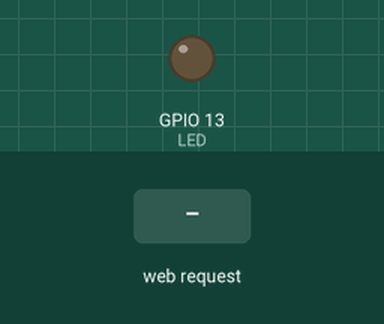
Recording of a program running on a simulated ESP8266 (NodeMCU). On the bench: output pins drawn as LEDs (lit = HIGH). The test bench sets the inputs (shaded band). WiFi joins after 1.5 s; servers stay silent unless stated; what the program prints to the serial monitor is not drawn.

Above: at 2.8 s.
2.9 s: HTTP request GET /RelayOn received
At 4.2 s:
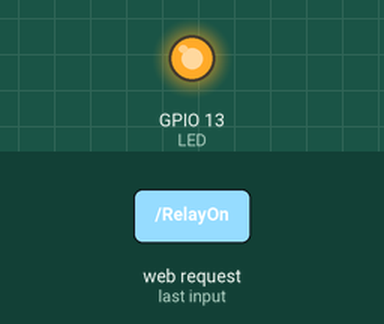
5.9 s: HTTP request GET /RelayOff received
At 6.4 s:
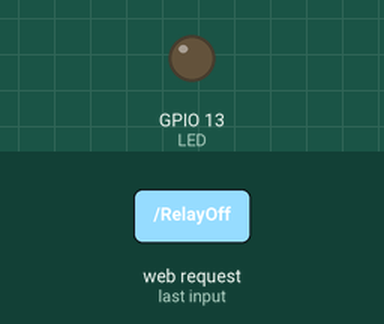
Timing chart, 0 to 8.9 s (numbered marks = the images above; inputs shaded):
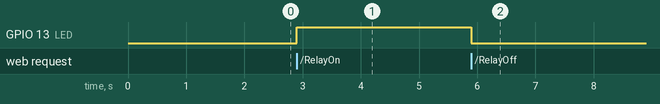

The program:

main.cpp
```cpp
#include <Arduino.h>

/*
 * ESP8266 NodeMCU LED Control over WiFi Demo
 *
 * https://circuits4you.com
 */
#include <ESP8266WiFi.h>
#include <WiFiClient.h>

//ESP Web Server Library to host a web page
#include <ESP8266WebServer.h>

//---------------------------------------------------------------
//Our HTML webpage contents in program memory
const char MAIN_page[] PROGMEM = R"=====(
<!DOCTYPE html>
<html>
<body>
<center>
<h1>WiFi LED on off demo: 1</h1><br>
Ciclk to turn <a href="ledOn" target="myIframe">LED ON</a><br>
Ciclk to turn <a href="ledOff" target="myIframe">LED OFF</a><br>
LED State:<iframe name="myIframe" width="100" height="25" frameBorder="0"><br>
<hr>
<a href="https://circuits4you.com">circuits4you.com</a>
</center>

</body>
</html>
)=====";
//---------------------------------------------------------------
//On board LED Connected to GPIO2
#define LED 13 // 2

//SSID and Password of your WiFi router
const char* ssid = "ssid";
const char* password = "password";

//Declare a global object variable from the ESP8266WebServer class.
ESP8266WebServer server(80); //Server on port 80

//===============================================================
// This routine is executed when you open its IP in browser
//===============================================================
void handleRoot() {
 Serial.println("You called root page");
 String s = MAIN_page; //Read HTML contents
 server.send(200, "text/html", s); //Send web page
}

void handleLEDon() {
 Serial.println("Relay on page");
 digitalWrite(LED, HIGH); //LED is connected in reverse
 server.send(200, "text/json", "ON"); //Send ADC value only to client ajax request
}

void handleLEDoff() {
 Serial.println("Relay off page");
 digitalWrite(LED, LOW); //LED off
 server.send(200, "text/json", "{\"operation\":\"OFF\"}"); //Send ADC value only to client ajax request
}
//==============================================================
//                  SETUP
//==============================================================
void setup(void){
  Serial.begin(115200);
  delay(100);
  Serial.println("WiFi_Relay_Board");

  WiFi.begin(ssid, password);     //Connect to your WiFi router
  Serial.println("");

  //Onboard LED port Direction output
  pinMode(LED, OUTPUT);
  //Power on LED state off

  // Wait for connection
  while (WiFi.status() != WL_CONNECTED) {
    delay(500);
    Serial.print(".");
  }

  //If connection successful show IP address in serial monitor
  Serial.println("");
  Serial.print("Connected to ");
  Serial.println(ssid);
  Serial.print("IP address: ");
  Serial.println(WiFi.localIP());  //IP address assigned to your ESP

  server.on("/", handleRoot);      //Which routine to handle at root location. This is display page
  server.on("/RelayOn", handleLEDon); //as Per  <a href="ledOn">, Subroutine to be called
  server.on("/RelayOff", handleLEDoff);

  server.begin();                  //Start server
  Serial.println("HTTP server started");
}
//==============================================================
//                     LOOP
//==============================================================
void loop(void){
  server.handleClient();          //Handle client requests
}
```

Measured:
- after the input at 2.9 s, GPIO 13 (LED): LOW → HIGH at once
- after the input at 5.9 s, GPIO 13 (LED): HIGH → LOW at once
